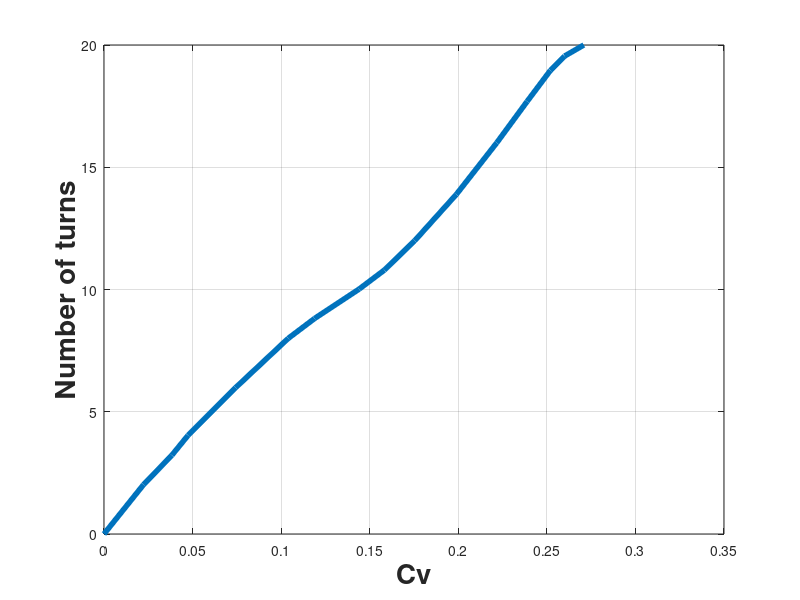

This chart was generated by the following MATLAB code: (Note: this script raises an error after producing the figure.)
clear
close all
clc
%
load valveLib.mat
%
labelFontSize = 20;
ticksFontSize = 20;
lineWidth = 4;
%
Cv = valveLib.Hoke.s2300.model_2335G4Y.Cv_vs_turns(:,2);
app = valveLib.Hoke.s2300.model_2335G4Y.Cv_vs_turns(:,1);
%
plot(Cv,app,'LineWidth',lineWidth);
grid on
%
xlabel_str = 'Cv';
xlabel(xlabel_str,'FontSize',labelFontSize,'FontWeight','bold');
ylabel_str = 'Number of turns';
ylabel(ylabel_str,'FontSize',labelFontSize,'FontWeight','bold');
%
ax = gca;
ax.FontSize = ticksFontSize;
xlim([0 0.28])
my_xticks = 0:0.04:0.28;
ax.XTick = my_xticks;
ax.XTickLabel = {'0','.04','.08','.12','.16','.20','.24','.28'};
my_yticks = 0:2:20;
ax.YTick = my_yticks;
%
